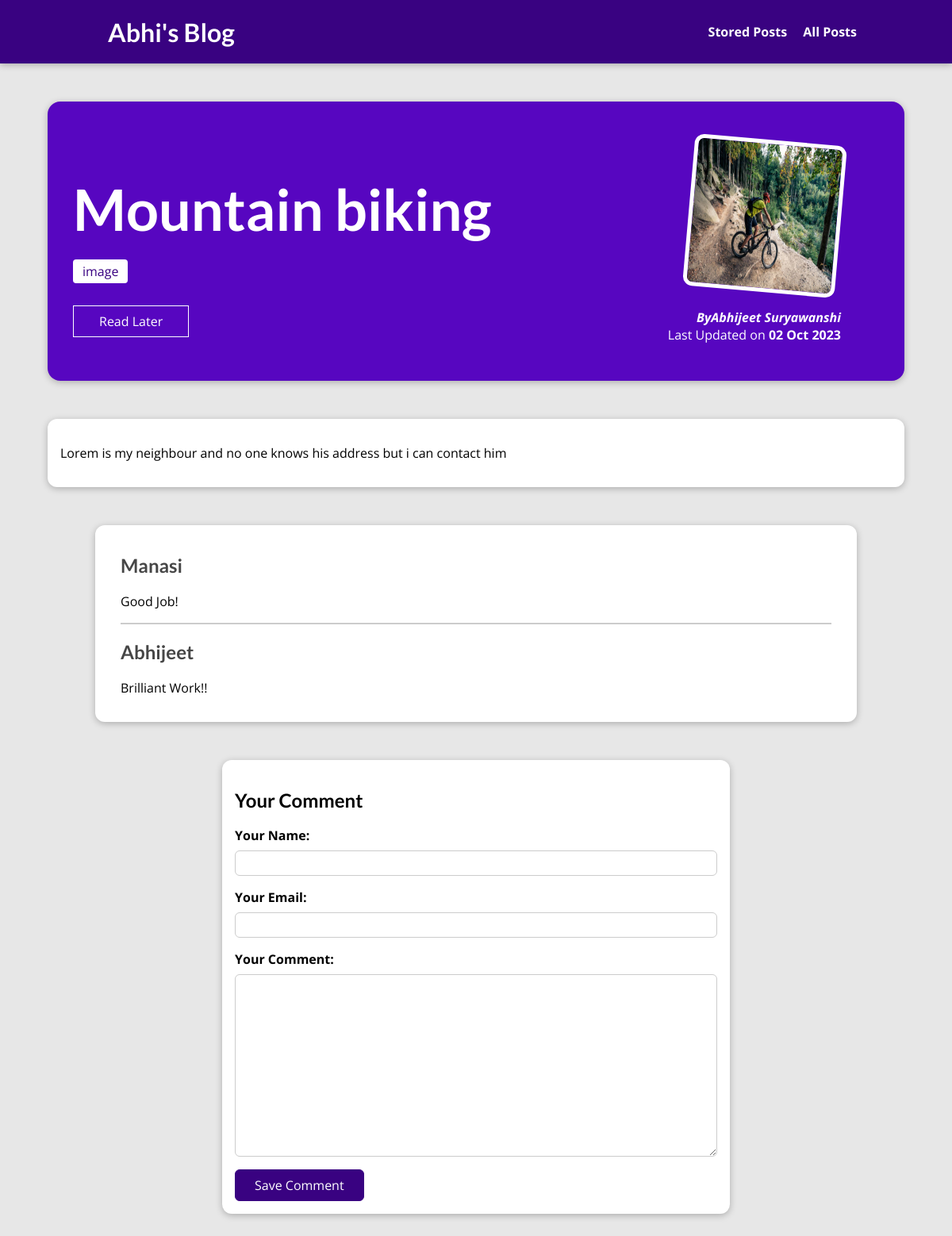
/posts/mountain-is-piece, run on an earlier commit of the app's database.
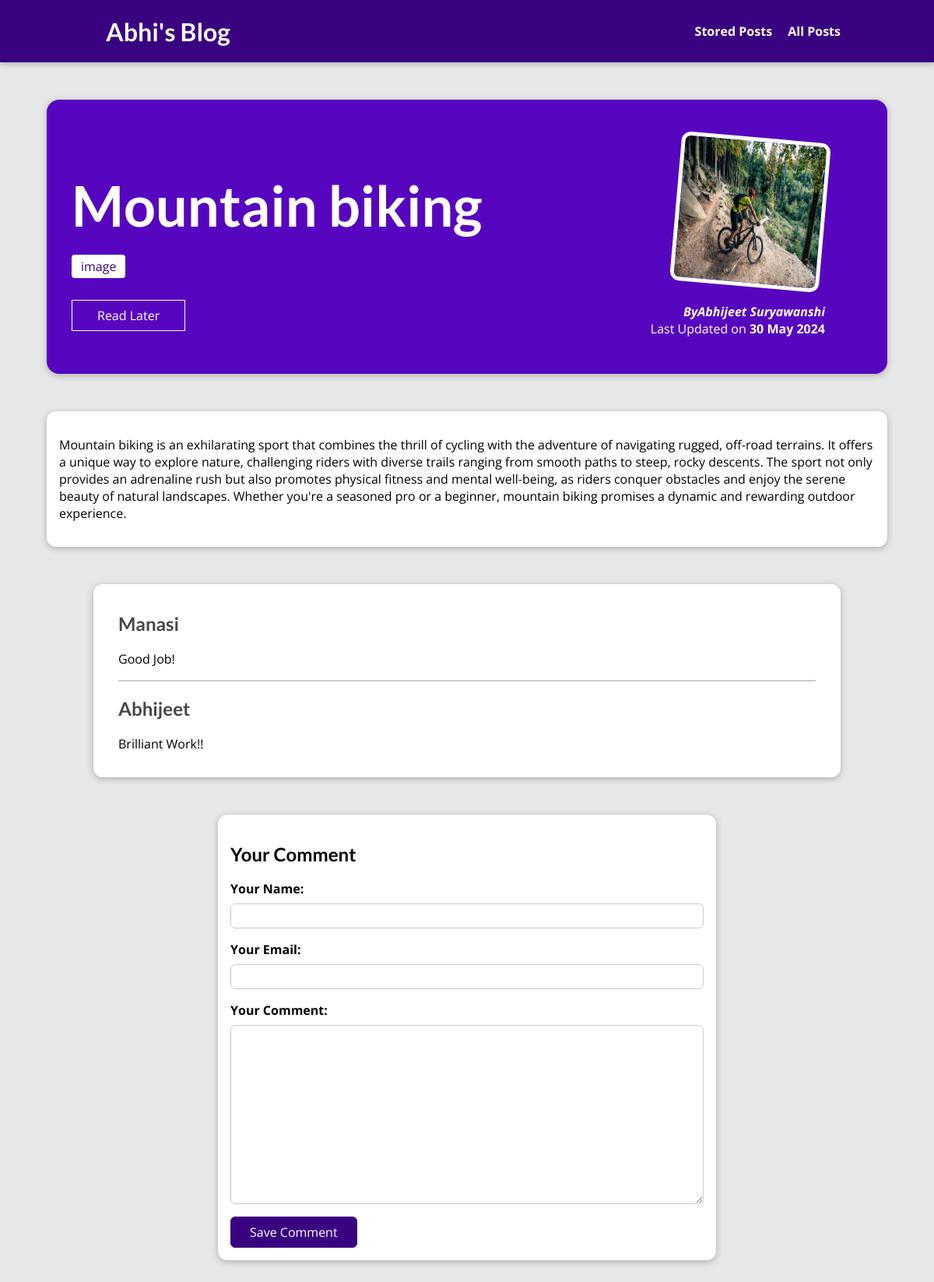
And on a later commit of the database.
### blog/models.py (models this page shows, shortened)
class Post(models.Model):
    title = models.CharField(max_length=150)
    excerpt = models.CharField(max_length=200)
    image = models.ImageField(upload_to="posts", null=True)
    date = models.DateField(auto_now=True)
    slug = models.SlugField(unique=True, db_index=True)
    content = models.TextField(validators=[MinLengthValidator(10)])
    author = models.ForeignKey(Author, on_delete=models.SET_NULL, null=True, related_name="posts")
    tags = models.ManyToManyField(Tag)

class Tag(models.Model):
    caption = models.CharField(max_length=20)

class Author(models.Model):
    first_name = models.CharField(max_length=100)
    last_name = models.CharField(max_length=100)
    email_address = models.EmailField()
    def full_name(self):
        return f"{self.first_name} {self.last_name}"
    def __str__(self):
        return self.full_name()

class Comment(models.Model):
    user_name = models.CharField(max_length=120)
    user_email = models.EmailField()
    text = models.TextField(max_length=400)
    post = models.ForeignKey(Post, on_delete=models.CASCADE, related_name="comments")

### blog/views.py (the view, shortened to what this page needs)
# urls.py: path("posts/<slug:slug>",views.SinglePostView.as_view(),name="post-detail-page"),
class SinglePostView(View):
    def is_stored_post(self, request, post_id):
        stored_posts = request.session.get("stored_posts")
        if stored_posts is not None:
            is_saved_for_later = post_id in stored_posts
        else:
            is_saved_for_later = False
        return is_saved_for_later
    def get(self, request, slug):
        post = Post.objects.get(slug=slug)
        context = {
            "post": post,
            "post_tags": post.tags.all(),
            "comment_form": CommentForm(),
            "comments": post.comments.all().order_by("-id"),
            "saved_for_later": self.is_stored_post(request, post.id)
        }
        return render(request, "blog/post-detail.html", context)

### blog/forms.py
class CommentForm(forms.ModelForm):
    class Meta:
        model = Comment
        exclude = ["post"]
        labels = {
            "user_name": "Your Name",
            "user_email": "Your Email",
            "text": "Your Comment"
        }

### blog/templates/blog/post-detail.html (shortened to what this page needs)
{% extends 'base.html' %}
{% load static %}
{% block css_files %}
  <link rel="stylesheet" href="{% static 'blog/post-detail.css' %}" />
{% endblock %}
{% block content %}
<section id="summary">
  <h2>{{ post.title }}</h2>
  <div>
    {% for tag in post_tags %}
      <span class="tag">{{ tag.caption }}</span>
    {% endfor %}
  </div>
  <div id="read-later">
    <form action="{%url 'read-later'%}" method="POST">
      <button>
        {% if saved_for_later %}
          Remove from "Read Later" list
        {% else %}
          Read Later
        {% endif %}
      </button>
    </form>
  </div>
  <article>
    <img
      src="{{ post.image.url }}"
      alt="{{ post.title }}"
    />
    <address>By<a href="mailto:{{ post.author.email_address }}" >{{ post.author }}</a></address>
    <div>Last Updated on <time>{{ post.date|date:"d M Y" }}</time></div>
  </article>
</section>
<main>{{ post.content|linebreaks }}</main>
<section id="comments">
  <ul>
    {% for comment in comments %}
      <li>
        <h2>{{ comment.user_name }}</h2>
        <p>{{ comment.text|linebreaks }}</p>
      </li>
    {% endfor %}
  </ul>
</section>
<section id=comment-form>
  <h2>Your Comment</h2>
  <form action="{% url 'post-detail-page' post.slug %}" method="POST">
    {% for form_field in comment_form %}
      <div class="form-control {% if form_field.errors %}invalid{% endif %}">
        {{ form_field.label_tag }}
        {{ form_field }}
      </div>
    {% endfor %}
    <button>Save Comment</button>
  </form>
</section>
{% endblock %}

### templates/base.html (shortened to what this page needs)
{% load static %}
<!DOCTYPE html>
<html lang="en">
<head>
    <link rel="stylesheet" href="{% static 'app.css' %}">
    {% block css_files %}{% endblock %}
</head>
<body>
    <header id="main-navigation">
        <h1>
          <a href="{% url 'starting-page' %}">Abhi's Blog</a>
        </h1>
        <nav>
          <a href="{% url 'read-later' %}">Stored Posts</a>
          <a href="{% url 'posts-page' %}">All Posts</a>
        </nav>
    </header>
    {% block content %}
    {% endblock %}
</body>
</html>

### static/app.css (style rules this page uses)
* { box-sizing: border-box; }
html { font-family: 'Open Sans', 'Lato', sans-serif; }
body { margin: 0; }
h1, h2, h3 { font-family: 'Lato', sans-serif; font-weight: bold; }
#main-navigation { width: 100%; height: 5rem; display: flex; justify-content: space-between; align-items: center; padding: 0 10%; position: absolute; top: 0; left: 0; }
#main-navigation a { text-decoration: none; color: white; font-weight: bold; margin-left: 1rem; }

### static/blog/post-detail.css (style rules this page uses)
body { background-color: #e7e7e7; }
#main-navigation { background-color: #390281; box-shadow: 0 2px 8px rgba(0, 0, 0, 0.25); }
#summary { margin: 8rem auto 3rem auto; padding: 2rem; width: 90%; max-width: 90rem; border-radius: 16px; background-color: #5706c0; position: relative; box-shadow: 0 2px 8px rgba(0, 0, 0, 0.25); height: 22rem; }
#summary h2 { color: white; font-size: 4.5rem; border-bottom: 0.25rem; margin-bottom: 25px; }
#summary article { position: absolute; top: 2rem; right: 3rem; padding: 1rem 2rem; border-radius: 12px; text-align: right; color: white; }
#summary article img { width: 12rem; height: 12rem; border-radius: 12px; transform: rotateZ(5deg); border: 5px solid white; margin-bottom: 1rem; }
#summary address { font-weight: bold; }
#summary a { color:white; text-decoration: none; }
#summary time { font-weight: bold; }
#read-later { margin: 2rem 0; }
#read-later button { background-color: transparent; border: 1px solid white; padding: 0.5rem 2rem; font: inherit; color: white; cursor: pointer; }
main { width: 90%; max-width: 90rem; margin: 3rem auto; background-color: white; padding: 1rem; border-radius: 12px; box-shadow: 0 2px 8px rgba(0, 0, 0, 0.25); }
.tag { background-color: white; color: #390281; padding: 0.25rem 0.75rem; border-radius: 4px; }
#comment-form { margin: 3rem auto; width: 90%; max-width: 40rem; border-radius: 12px; background-color: white; box-shadow: 0 2px 8px rgba(0, 0, 0, 0.25); padding: 1rem; }
#comment-form button { font: inherit; background-color: #390281; color: white; border: 1px solid #390281; padding: 0.5rem 1.5rem; border-radius: 6px; cursor: pointer; }
.form-control { margin-bottom: 1rem; }
.form-control label { font-weight: bold; margin-bottom: 0.5rem; display: block; }
.form-control input, .form-control textarea { display: block; width: 100%; font: inherit; padding: 0.25rem; border-radius: 6px; border: 1px solid #ccc; }
#comments { margin: 3rem auto; width: 90%; max-width: 60rem; border-radius: 12px; background-color: white; box-shadow: 0 2px 8px rgba(0, 0, 0, 0.25); padding: 1rem 2rem; }
#comments ul { list-style: none; margin: 0; padding: 0; }
#comments li { margin-bottom: 1rem; border-bottom: 2px solid #ccc; }
#comments li:last-of-type { border-bottom: none; }
#comments h2 { color: #464646; }

What changed in the data, as far as the page shows it:
changed Post "Mountain biking": date "02 Oct 2023" → "30 May 2024"; content "Lorem is my neighbour and no one knows his address but i can contact him" → "Mountain biking is an exhilarating sport that combines the thrill of cycling with the adventure of navigating rugged, off-road terrains. It offers a unique way to explore nature, challenging riders with diverse trails ranging from smooth paths to steep, rocky descents. The sport not only provides an adrenaline rush but also promotes physical fitness and mental well-being, as riders conquer obstacles and enjoy the serene beauty of natural landscapes. Whether you're a seasoned pro or a beginner, mountain biking promises a dynamic and rewarding outdoor experience."
